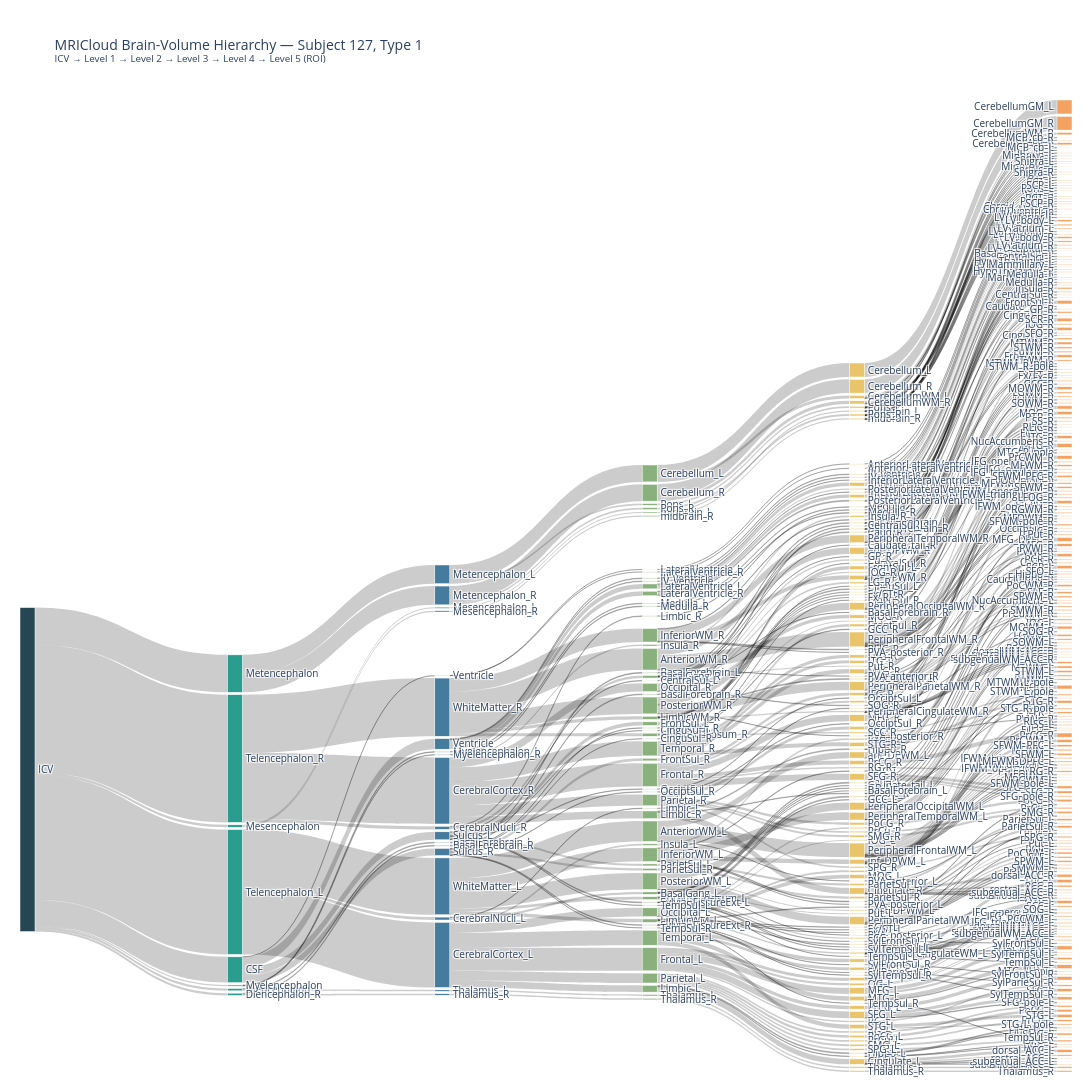

The notebook cell this image was saved under:
### Code cell
# [wAAI ChatGPT] Build the Sankey hierarchy and check volume conservation.
import plotly.graph_objects as go

# Give each node a unique ID based on its full hierarchy path.
# This keeps repeated names at different levels separate.
node_ids = {}
node_labels = []
node_levels = []

for depth in range(len(hierarchy)):
    for path in subject[hierarchy[:depth + 1]].itertuples(
        index=False, name=None
    ):
        if path not in node_ids:
            node_ids[path] = len(node_labels)
            node_labels.append(path[-1])
            node_levels.append(depth)

# Sum volumes for each connection between adjacent levels
sources = []
targets = []
values = []

for depth in range(len(hierarchy) - 1):
    path_columns = hierarchy[:depth + 2]

    connections = (
        subject.groupby(path_columns, as_index=False)["volume"]
        .sum()
    )

    for row in connections.itertuples(index=False, name=None):
        child_path = tuple(row[:-1])
        parent_path = child_path[:-1]

        sources.append(node_ids[parent_path])
        targets.append(node_ids[child_path])
        values.append(float(row[-1]))

# Check that each hierarchy transition carries the total volume
total_volume = float(subject["volume"].sum())

for depth in range(len(hierarchy) - 1):
    level_total = sum(
        value
        for source, value in zip(sources, values)
        if node_levels[source] == depth
    )
    assert abs(level_total - total_volume) < 0.01

# Use a different color for each hierarchy level
level_colors = [
    "#264653", "#2a9d8f", "#457b9d",
    "#8ab17d", "#e9c46a", "#f4a261"
]

fig_sankey = go.Figure(
    go.Sankey(
        arrangement="snap",
        node=dict(
            label=node_labels,
            color=[level_colors[d] for d in node_levels],
            pad=12,
            thickness=15,
            line=dict(color="white", width=0.5)
        ),
        link=dict(
            source=sources,
            target=targets,
            value=values,
            hovertemplate=(
                "%{source.label} → %{target.label}<br>"
                "Volume: %{value:,.0f} mm³"
                "<extra></extra>"
            )
        )
    )
)

fig_sankey.update_layout(
    title_text=(
        "MRICloud Brain-Volume Hierarchy — Subject 127, Type 1"
        "<br><sup>ICV → Level 1 → Level 2 → Level 3 "
        "→ Level 4 → Level 5 (ROI)</sup>"
    ),
    font_size=10,
    width=1600,
    height=2400,
    margin=dict(l=20, r=20, t=100, b=20)
)

fig_sankey.show()

# Save the interactive diagram as a standalone webpage
fig_sankey.write_html("sankey.html", include_plotlyjs=True)

print("Saved sankey.html")
print("Hierarchy transitions checked: total volume preserved.")

### Figure 1 — Plotly figure (JSON) as saved in the notebook; plotly's stock layout.template omitted (floating-point values rounded to 4 significant figures; data arrays with more than 128 entries replaced by an {"elided": "..."} marker saying what was removed)
{"data": [{"arrangement": "snap", "link": {"hovertemplate": "%{source.label} → %{target.label}<br>Volume: %{value:,.0f} mm³<extra></extra>", "source": {"elided": "502 int values"}, "target": {"elided": "502 int values"}, "value": {"elided": "502 int values"}}, "node": {"color": {"elided": "503 str values"}, "label": {"elided": "503 str values"}, "line": {"color": "white", "width": 0.5}, "pad": 12, "thickness": 15}, "type": "sankey"}], "layout": {"font": {"size": 10}, "height": 2400, "margin": {"b": 20, "l": 20, "r": 20, "t": 100}, "title": {"text": "MRICloud Brain-Volume Hierarchy — Subject 127, Type 1<br><sup>ICV → Level 1 → Level 2 → Level 3 → Level 4 → Level 5 (ROI)</sup>"}, "width": 1600}}
